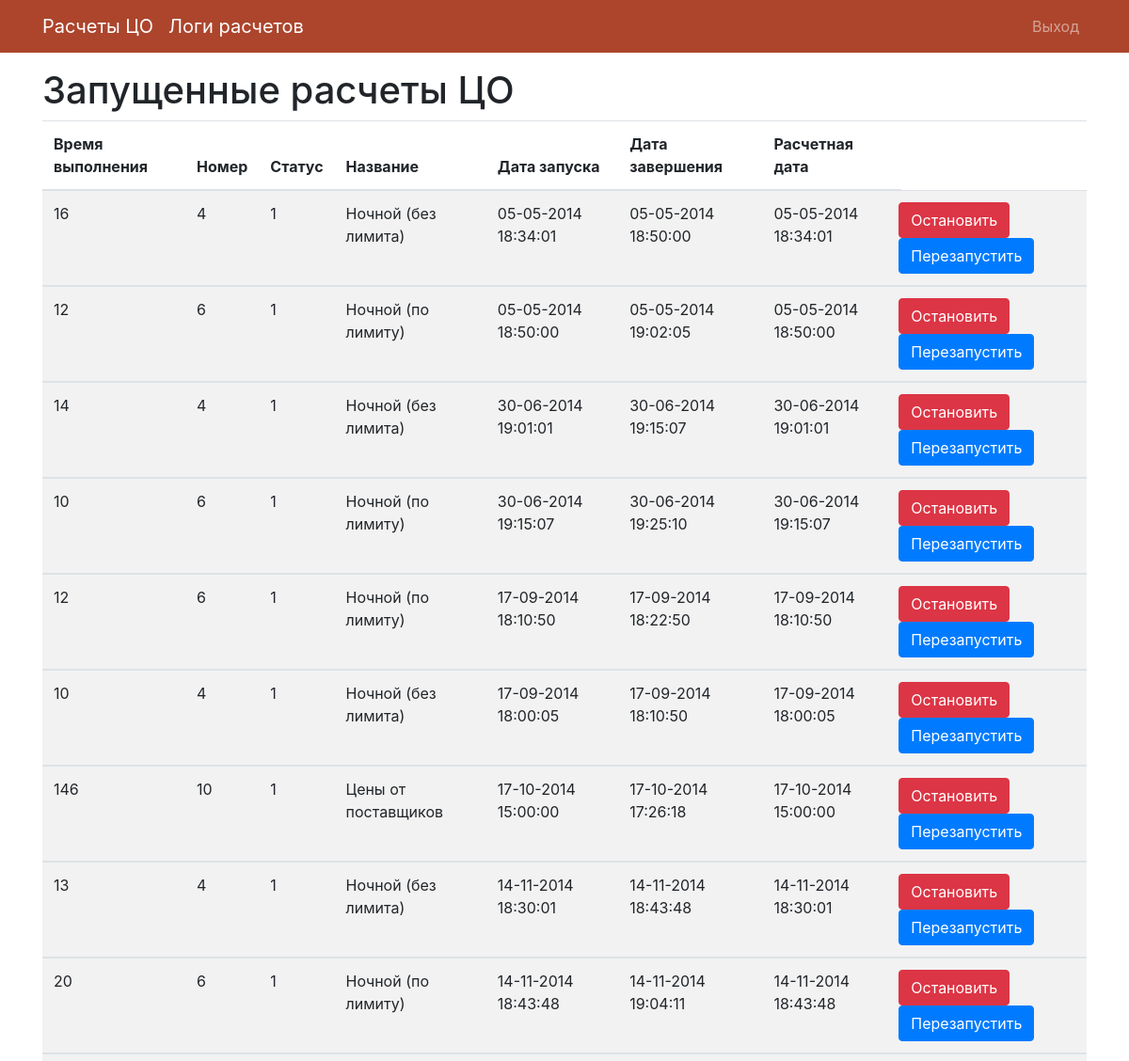
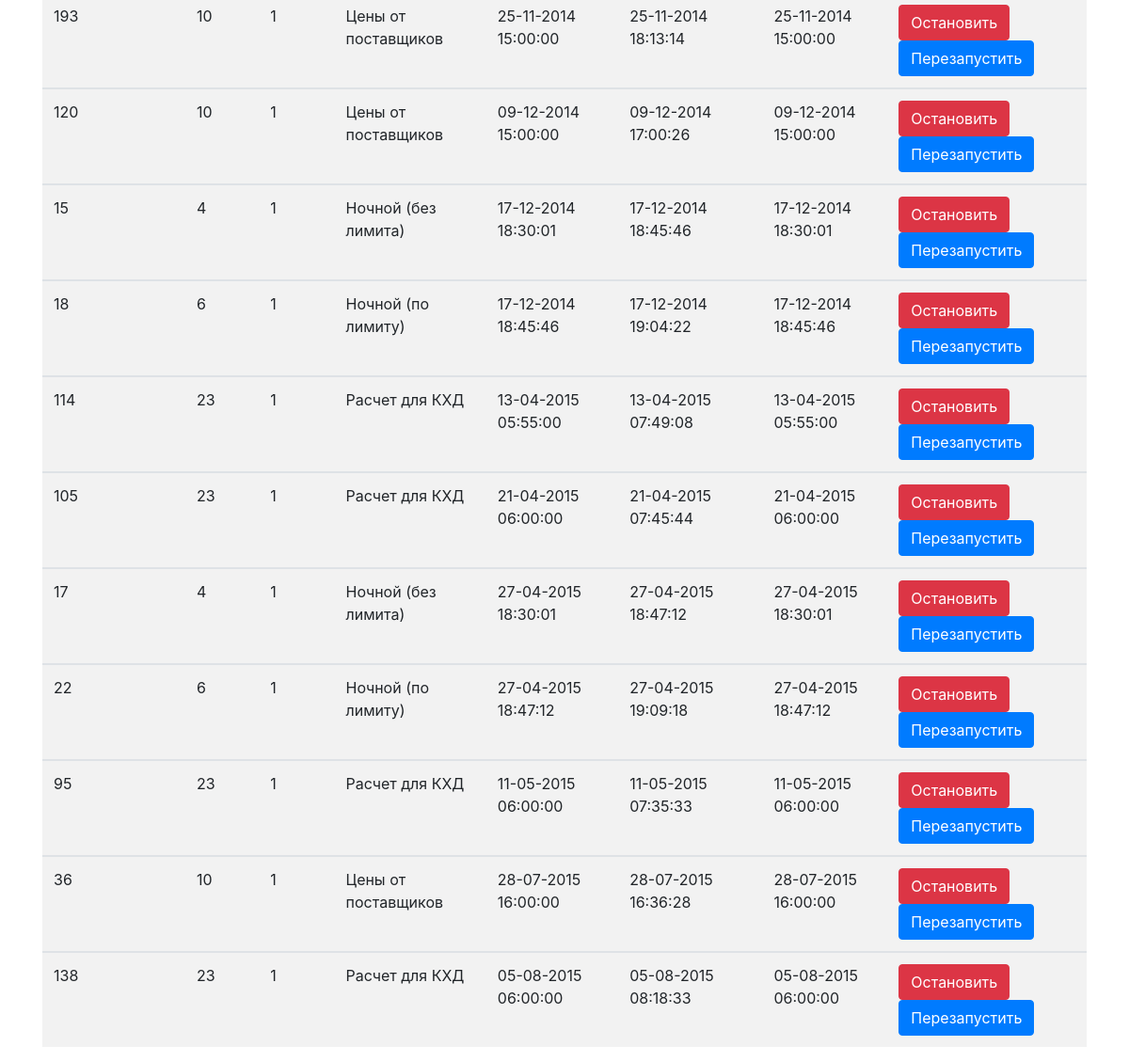
Screenshot of /log (signed in) with the database file from the repository (2 pictures, top to bottom).
### tables this page shows
CREATE TABLE calc_log
(time integer null, id_calc integer not null, status integer not null, name varchar(255) not null, startdate datetime not null, enddate datetime null, calcdate datetime not null );

### app/main/routes.py (the view)
@main.route('/log')
@login_required
def log():
    con = sql.connect(db_path)
    con.row_factory = sql.Row
    cur = con.cursor()
    cur.execute("select * from main.calc_log")
    logs = cur.fetchall()
    con.close()
    return render_template('main/log.html', logs=logs)

### app/model.py (called while the page is built)
@login.user_loader
def load_user(id):
    return User.query.get(int(id))

### app/templates/main/log.html (shortened to what this page needs)
{% extends 'base.html' %}
{% block app_content %}
    <h1>Запущенные расчеты ЦО</h1>
    <table class="table table-striped">
        <thead>
        <tr>
            <th scope="col">Время выполнения</th>
            <th scope="col">Номер</th>
            <th scope="col">Статус</th>
            <th scope="col">Название</th>
            <th scope="col">Дата запуска</th>
            <th scope="col">Дата завершения</th>
            <th scope="col">Расчетная дата</th>
            <td></td>
        </tr>
        </thead>
        <tbody>
        {% for log in logs %}
            <tr>
                <td>{{ log["time"] }}</td>
                <td>{{ log["id_calc"] }}</td>
                <td>{{ log["status"] }}</td>
                <td>{{ log["name"] }}</td>
                <td>{{ log["startdate"] }}</td>
                <td>{{ log["enddate"] }}</td>
                <td>{{ log["calcdate"] }}</td>
                <td class="text-right">
                    <div class="row">
                        <form action="{{ url_for('main.delete') }}" method="post" class="pull-right">
                            <input type="submit" class="btn btn-danger" data-toggle="confirmation"
                                   data-title="Действительно остановить?" value="Остановить">
                        </form>
                        <a class="btn btn-primary pull-right"
                           href="">Перезапустить</a>
                    </div>
                </td>
            </tr>
            </tbody>
        {% endfor %}
    </table>
{% endblock %}

### rows the page displays
calc_log: time "16", id_calc "4", status "1", name "Ночной (без лимита)", startdate "05-05-2014 18:34:01", enddate "05-05-2014 18:50:00", calcdate "05-05-2014 18:34:01"
calc_log: time "12", id_calc "6", status "1", name "Ночной (по лимиту)", startdate "05-05-2014 18:50:00", enddate "05-05-2014 19:02:05", calcdate "05-05-2014 18:50:00"
calc_log: time "14", id_calc "4", status "1", name "Ночной (без лимита)", startdate "30-06-2014 19:01:01", enddate "30-06-2014 19:15:07", calcdate "30-06-2014 19:01:01"
calc_log: time "10", id_calc "6", status "1", name "Ночной (по лимиту)", startdate "30-06-2014 19:15:07", enddate "30-06-2014 19:25:10", calcdate "30-06-2014 19:15:07"
calc_log: time "12", id_calc "6", status "1", name "Ночной (по лимиту)", startdate "17-09-2014 18:10:50", enddate "17-09-2014 18:22:50", calcdate "17-09-2014 18:10:50"
calc_log: time "10", id_calc "4", status "1", name "Ночной (без лимита)", startdate "17-09-2014 18:00:05", enddate "17-09-2014 18:10:50", calcdate "17-09-2014 18:00:05"
calc_log: time "146", id_calc "10", status "1", name "Цены от поставщиков", startdate "17-10-2014 15:00:00", enddate "17-10-2014 17:26:18", calcdate "17-10-2014 15:00:00"
calc_log: time "13", id_calc "4", status "1", name "Ночной (без лимита)", startdate "14-11-2014 18:30:01", enddate "14-11-2014 18:43:48", calcdate "14-11-2014 18:30:01"
calc_log: time "20", id_calc "6", status "1", name "Ночной (по лимиту)", startdate "14-11-2014 18:43:48", enddate "14-11-2014 19:04:11", calcdate "14-11-2014 18:43:48"
calc_log: time "193", id_calc "10", status "1", name "Цены от поставщиков", startdate "25-11-2014 15:00:00", enddate "25-11-2014 18:13:14", calcdate "25-11-2014 15:00:00"
calc_log: time "120", id_calc "10", status "1", name "Цены от поставщиков", startdate "09-12-2014 15:00:00", enddate "09-12-2014 17:00:26", calcdate "09-12-2014 15:00:00"
calc_log: time "15", id_calc "4", status "1", name "Ночной (без лимита)", startdate "17-12-2014 18:30:01", enddate "17-12-2014 18:45:46", calcdate "17-12-2014 18:30:01"
calc_log: time "18", id_calc "6", status "1", name "Ночной (по лимиту)", startdate "17-12-2014 18:45:46", enddate "17-12-2014 19:04:22", calcdate "17-12-2014 18:45:46"
calc_log: time "114", id_calc "23", status "1", name "Расчет для КХД", startdate "13-04-2015 05:55:00", enddate "13-04-2015 07:49:08", calcdate "13-04-2015 05:55:00"
calc_log: time "105", id_calc "23", status "1", name "Расчет для КХД", startdate "21-04-2015 06:00:00", enddate "21-04-2015 07:45:44", calcdate "21-04-2015 06:00:00"
calc_log: time "17", id_calc "4", status "1", name "Ночной (без лимита)", startdate "27-04-2015 18:30:01", enddate "27-04-2015 18:47:12", calcdate "27-04-2015 18:30:01"
calc_log: time "22", id_calc "6", status "1", name "Ночной (по лимиту)", startdate "27-04-2015 18:47:12", enddate "27-04-2015 19:09:18", calcdate "27-04-2015 18:47:12"
calc_log: time "95", id_calc "23", status "1", name "Расчет для КХД", startdate "11-05-2015 06:00:00", enddate "11-05-2015 07:35:33", calcdate "11-05-2015 06:00:00"
calc_log: time "36", id_calc "10", status "1", name "Цены от поставщиков", startdate "28-07-2015 16:00:00", enddate "28-07-2015 16:36:28", calcdate "28-07-2015 16:00:00"
calc_log: time "138", id_calc "23", status "1", name "Расчет для КХД", startdate "05-08-2015 06:00:00", enddate "05-08-2015 08:18:33", calcdate "05-08-2015 06:00:00"
